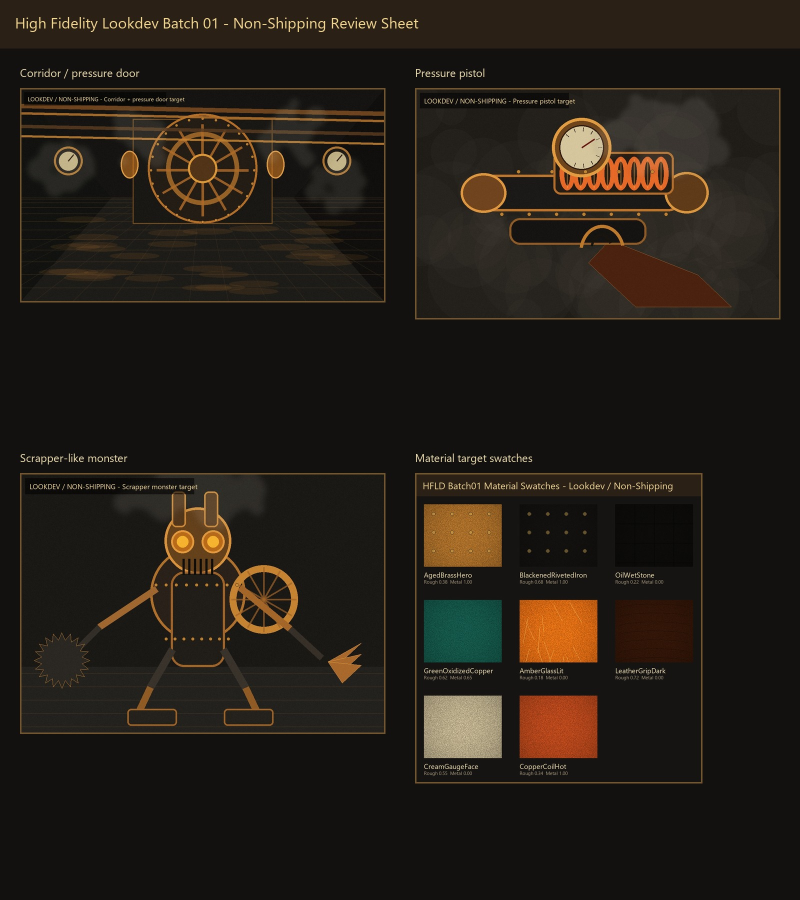
#> input picture Documentation/ConceptRenders/CONTACTSHEET_LOOKDEV_HFLD_Batch01_nonshipping.jpg, 1600 x 1800 px, given in place of north-star-steampunk-brassworks-pressure-pistol.png, which was not available (shown at 1/2 size)
$ python generate_pressure_pistol_target_breakdown.py
#> lines starting #> are read from the running program, lines starting #| are printed output that depends on the picture; pictures that were not available may be replaced by others from this repository, and a replacement may not be noted
from pathlib import Path
from textwrap import wrap

from PIL import Image, ImageDraw, ImageFont, ImageOps


ROOT = Path("D:/__MY APPS/Unity Doom")
SOURCE = ROOT / "Documentation/ConceptArt/north-star-steampunk-brassworks-pressure-pistol.png"
BATCH01 = ROOT / "Documentation/ConceptRenders/RENDER_LOOKDEV_HFLD_Batch01_pressure_pistol_nonshipping.jpg"
OUT = ROOT / "Documentation/ConceptRenders/CONTACTSHEET_HFLD_Recovery02_pressure_pistol_target_breakdown_planning.jpg"


def font(size: int, bold: bool = False):
#> called with size = 40, bold = True
    candidates = [
        "C:/Windows/Fonts/segoeuib.ttf" if bold else "C:/Windows/Fonts/segoeui.ttf",
        "C:/Windows/Fonts/arialbd.ttf" if bold else "C:/Windows/Fonts/arial.ttf",
    ]
    for path in candidates:
        try:
            return ImageFont.truetype(path, size=size)
        except OSError:
            pass
    return ImageFont.load_default()


TITLE = font(40, True)
H2 = font(26, True)
BODY = font(21)
SMALL = font(17)
TINY = font(14)


def fit(img, size, center=(0.5, 0.5)):
    return ImageOps.fit(img, size, method=Image.Resampling.LANCZOS, centering=center)


def wrap_text(draw, xy, text, fnt, fill, width_px, gap=5):
    x, y = xy
    approx = max(12, int(width_px / max(8, fnt.size * 0.54)))
    for line in wrap(text, approx):
        draw.text((x, y), line, font=fnt, fill=fill)
        y += fnt.size + gap
    return y


def callout(draw, box, label, color=(255, 187, 78)):
    x1, y1, x2, y2 = box
    draw.rectangle(box, outline=color, width=4)
    label_w = int(draw.textlength(label, font=TINY)) + 18
    draw.rectangle((x1, y1 - 30, x1 + label_w, y1), fill=(20, 16, 11))
    draw.text((x1 + 8, y1 - 27), label, font=TINY, fill=color)


def panel(draw, xywh, title):
    x, y, w, h = xywh
    draw.rectangle((x, y, x + w, y + h), fill=(25, 22, 18), outline=(118, 82, 43), width=2)
    draw.text((x + 22, y + 18), title, font=H2, fill=(246, 211, 151))


def main():
    source = Image.open(SOURCE).convert("RGB")
#> source is the input picture: PIL image 1600x1800 RGB; mean R, G, B 36.5, 30.2, 22.5
    failed = Image.open(BATCH01).convert("RGB")
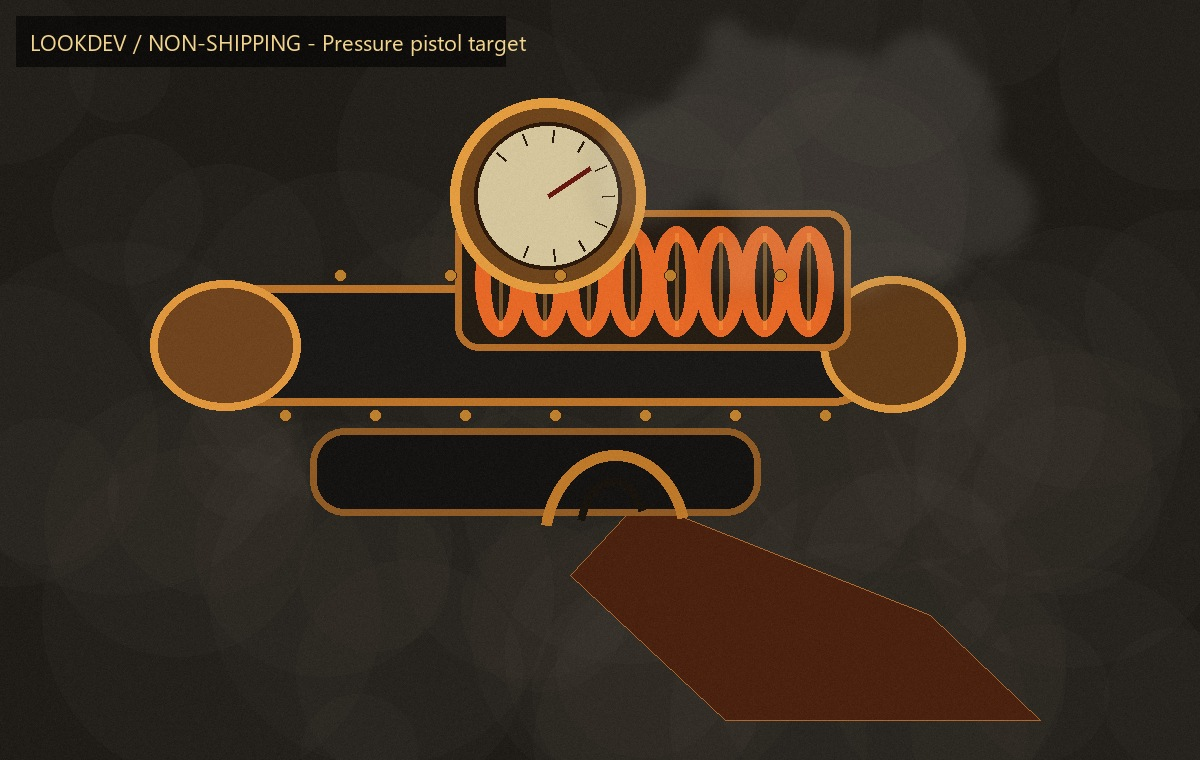
#> input picture Documentation/ConceptRenders/RENDER_LOOKDEV_HFLD_Batch01_pressure_pistol_nonshipping.jpg, 1200 x 760 px, found by its file name
#> failed is the input picture: PIL image 1200x760 RGB; mean R, G, B 57.1, 45.1, 33.5

    # Lower-right source panel, adjusted slightly to preserve smoke and hand framing.
    pistol = source.crop((768, 512, 1536, 1024))
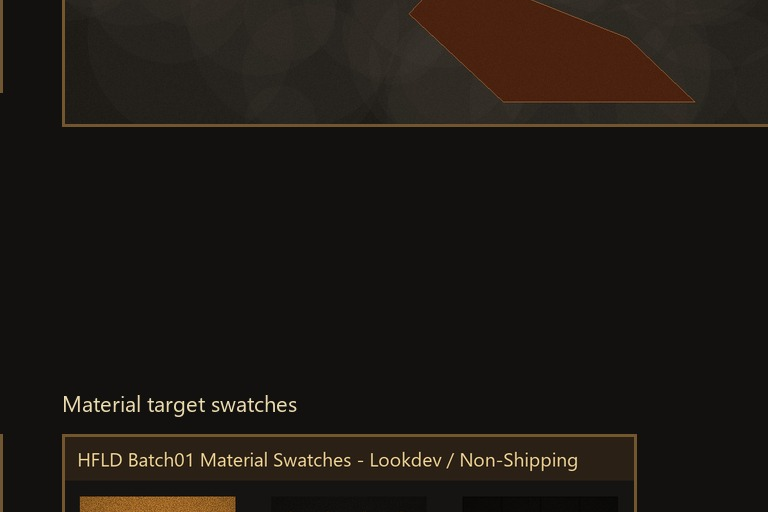
#> pistol: PIL image 768x512 RGB; mean R, G, B 30, 25.2, 20.1

    W, H = 2000, 1420
    canvas = Image.new("RGB", (W, H), (13, 12, 10))
    draw = ImageDraw.Draw(canvas)

    draw.rectangle((0, 0, W, 112), fill=(36, 27, 20))
    draw.text((44, 26), "HFLD Recovery 02 - Pressure Pistol Target Breakdown", font=TITLE, fill=(246, 218, 166))
    draw.text((46, 78), "Planning/reference only. This is not a successful render or asset proof.", font=SMALL, fill=(216, 197, 164))

    # Main source crop.
    main_x, main_y, main_w, main_h = 44, 145, 1120, 745
    draw.rectangle((main_x - 2, main_y - 2, main_x + main_w + 2, main_y + main_h + 42), outline=(179, 122, 50), width=2)
    canvas.paste(fit(pistol, (main_w, main_h)), (main_x, main_y))
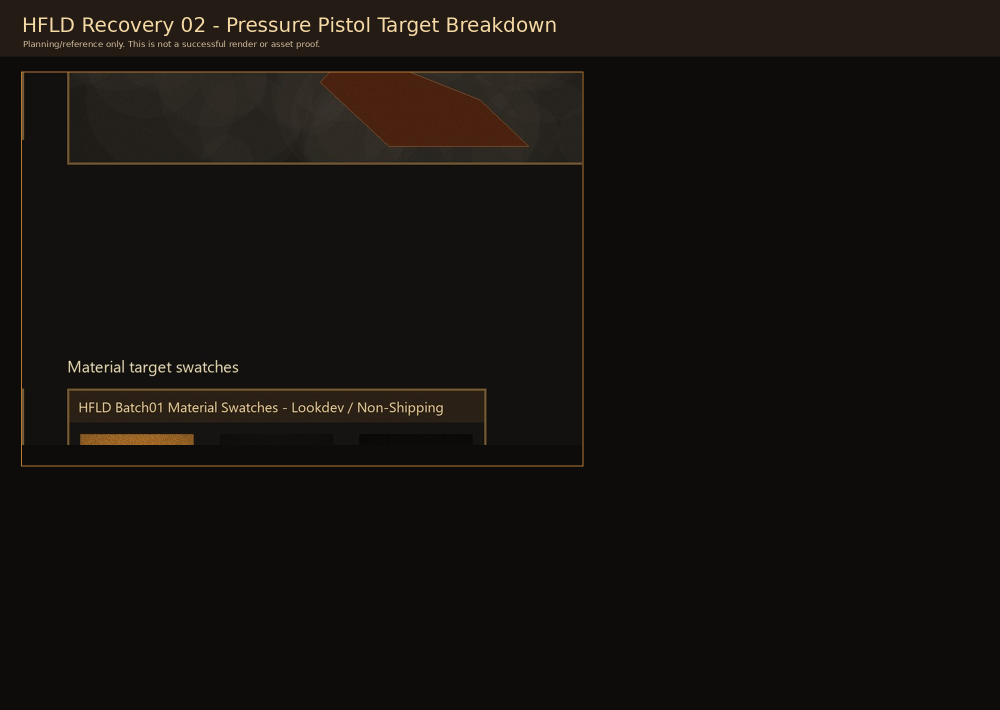
#> canvas: PIL image 2000x1420 RGB (shown at 1/2 size); mean R, G, B 21, 18, 14.4
    draw.rectangle((main_x, main_y + main_h, main_x + main_w, main_y + main_h + 42), fill=(20, 17, 14))
    draw.text((main_x + 12, main_y + main_h + 9), "Source concept gun: 3/4 first-person, layered metal, gauge, coil, leather hand", font=SMALL, fill=(238, 206, 150))

    # Callout boxes are positioned in the fitted main crop.
    callout(draw, (145, 182, 435, 300), "blackened barrel + brass caps")
    callout(draw, (360, 170, 600, 340), "top gauge: cream face, red needle")
    callout(draw, (595, 285, 920, 420), "hot copper coil window")
    callout(draw, (760, 360, 1085, 480), "nested muzzle / nozzle stack")
    callout(draw, (190, 460, 565, 620), "lower pressure tank")
    callout(draw, (575, 420, 765, 595), "side plates, brackets, fasteners")
    callout(draw, (770, 560, 1095, 790), "leather glove/grip scale")
    callout(draw, (655, 182, 900, 285), "top valves / steam ports")
    callout(draw, (485, 610, 730, 735), "trigger guard area")

    # Failed comparison.
    comp_x, comp_y, comp_w, comp_h = 1220, 145, 700, 445
    draw.rectangle((comp_x - 2, comp_y - 2, comp_x + comp_w + 2, comp_y + comp_h + 42), outline=(135, 75, 45), width=2)
    canvas.paste(fit(failed, (comp_w, comp_h)), (comp_x, comp_y))
#> call 2 of fit, with size = (700, 445), center = (0.5, 0.5)
#> in fit (call 2), `return ImageOps.fit(img, size, method=Image.Resampling.LANCZOS, center..`:
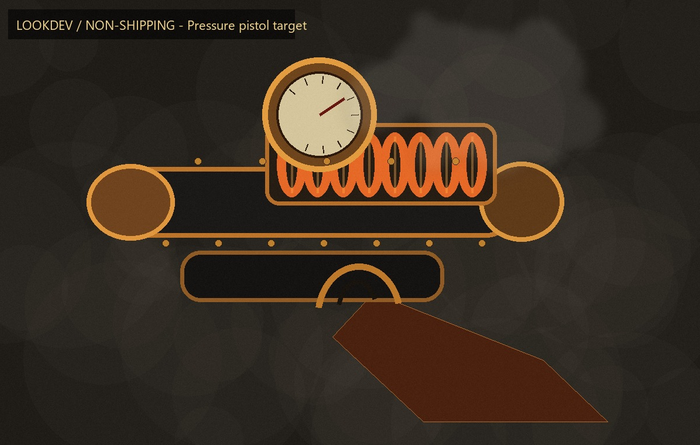
#> returned value: PIL image 700x445 RGB; mean R, G, B 57.2, 45.1, 33.6
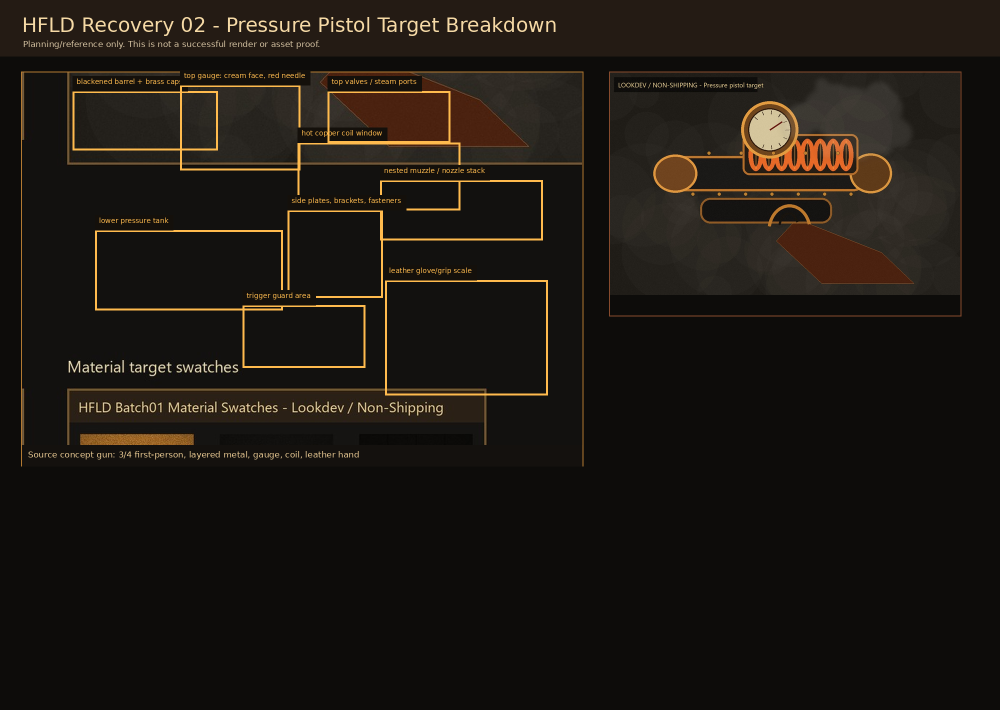
#> canvas: PIL image 2000x1420 RGB (shown at 1/2 size); mean R, G, B 28.4, 23.5, 17.6
    draw.rectangle((comp_x, comp_y + comp_h, comp_x + comp_w, comp_y + comp_h + 42), fill=(20, 17, 14))
    draw.text((comp_x + 12, comp_y + comp_h + 9), "Batch01 failed: side-view graphic, not enough depth/material/detail", font=SMALL, fill=(238, 206, 150))
    callout(draw, (1265, 235, 1775, 455), "flat schematic: lacks 3/4 camera, bevels, PBR")
    callout(draw, (1465, 420, 1750, 515), "coil/gauge nouns present, material proof absent")

    # Fastest path panel.
    panel(draw, (1220, 660, 700, 610), "Fastest Credible Next Step")
    y = 720
    path_items = [
        "Use Unity editor proof first: bevel-like cylinders, brass plates, coil turns, rivets, leather/glove mass, steam ports, smoky lighting.",
        "Do not use the current Batch01 pistol as proof; it is useful only as a component reminder.",
        "Only move to Unity after the offline proof passes silhouette, component count, material, lighting, and human review gates.",
        "Unity validation later uses only an isolated HFLD_Recovery_PressurePistol scene under HighFidelityLookdevRecovery; never gameplay scenes.",
        "A 2D paintover/composite is acceptable for planning, but not as proof of PBR or geometry quality.",
    ]
    for item in path_items:
        draw.ellipse((1244, y + 8, 1254, y + 18), fill=(224, 151, 54))
        y = wrap_text(draw, (1270, y), item, BODY, (226, 216, 196), 610, 6) + 10
#> this loop made 5 passes
#> y on passes 1 to 5: 811, 875, 966, 1057, 1121
#> after the loop, y = 1121

    # Acceptance gates panel.
    panel(draw, (44, 980, 1120, 300), "Gun-Only Acceptance Gates")
    gate_text = (
        "Proof render: 1920x1080 minimum, 3/4 first-person camera, gun occupies 55-80% width. "
        "Required components: main blackened barrel, lower tank, top gauge, coil window with 6+ turns, nested muzzle, trigger/guard, leather glove/grip, 2+ ports, 2+ top caps, 8+ brackets/plates, 60+ fasteners. "
        "Materials: no more than 6 production material slots, but 8 visible roles via masks/regions: blackened iron, aged brass, dark pipe metal, hot copper, cream gauge face, glass highlight, leather, soot/grime. "
        "Lighting: warm amber key, low fill, readable gauge/coil, rim highlights, smoky dark background."
    )
    wrap_text(draw, (70, 1035), gate_text, BODY, (226, 216, 196), 1065, 7)

    draw.rectangle((0, H - 56, W, H), fill=(36, 27, 20))
    draw.text((44, H - 38), "Output: Documentation/ConceptRenders/CONTACTSHEET_HFLD_Recovery02_pressure_pistol_target_breakdown_planning.jpg", font=SMALL, fill=(210, 193, 164))
    draw.text((1558, H - 38), "Label: planning/reference, not success", font=SMALL, fill=(246, 189, 97))

    OUT.parent.mkdir(parents=True, exist_ok=True)
    canvas.save(OUT, quality=92, subsampling=1)
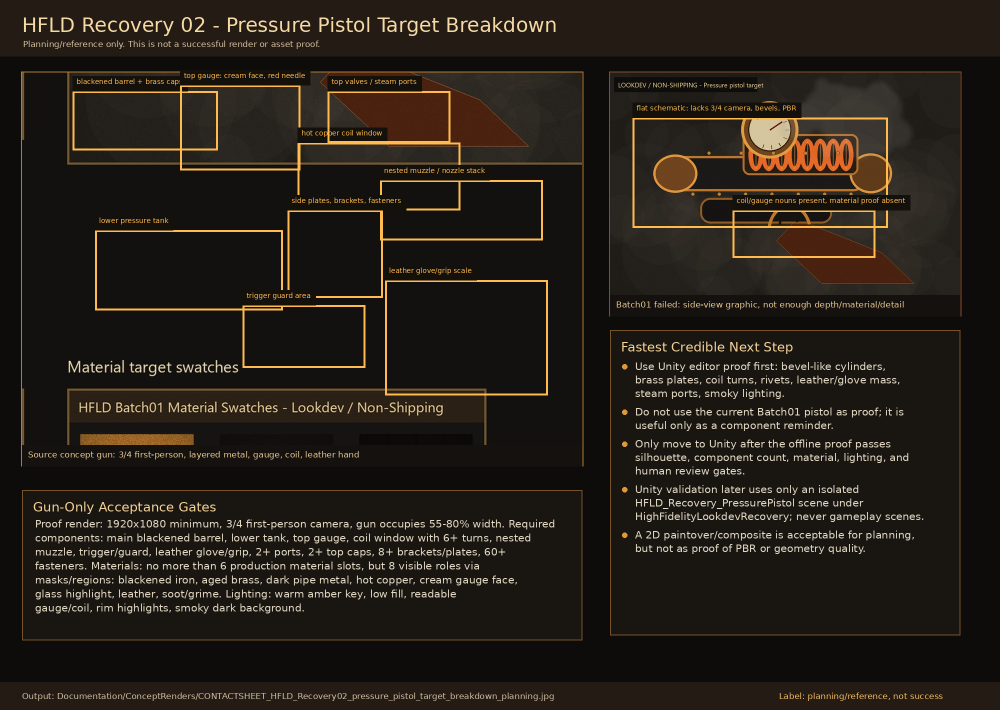
#> saved as CONTACTSHEET_HFLD_Recovery02_pressure_pistol_target_breakdown_planning.jpg: PIL image 2000x1420 RGB (shown at 1/2 size); mean R, G, B 37.7, 31.4, 23.9
    print(OUT)


if __name__ == "__main__":
    main()
